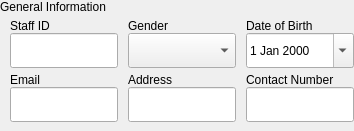
        <widget class="QWidget" name="StaffInfo" native="true">
         <property name="sizePolicy">
          <sizepolicy hsizetype="Preferred" vsizetype="Maximum">
           <horstretch>0</horstretch>
           <verstretch>0</verstretch>
          </sizepolicy>
         </property>
         <layout class="QVBoxLayout" name="verticalLayout_7">
          <property name="spacing">
           <number>5</number>
          </property>
          <property name="leftMargin">
           <number>0</number>
          </property>
          <property name="topMargin">
           <number>0</number>
          </property>
          <property name="rightMargin">
           <number>0</number>
          </property>
          <property name="bottomMargin">
           <number>0</number>
          </property>
          <item>
           <widget class="QLabel" name="DocLincense">
            <property name="text">
             <string>General Information</string>
            </property>
           </widget>
          </item>
          <item>
           <widget class="QWidget" name="upper_2" native="true">
            <layout class="QHBoxLayout" name="horizontalLayout_5">
             <property name="spacing">
              <number>10</number>
             </property>
             <property name="leftMargin">
              <number>10</number>
             </property>
             <property name="topMargin">
              <number>0</number>
             </property>
             <property name="rightMargin">
              <number>0</number>
             </property>
             <property name="bottomMargin">
              <number>0</number>
             </property>
             <item>
              <widget class="QWidget" name="widget_16" native="true">
               <layout class="QVBoxLayout" name="verticalLayout_22">
                <property name="spacing">
                 <number>0</number>
                </property>
                <property name="leftMargin">
                 <number>0</number>
                </property>
                <property name="topMargin">
                 <number>0</number>
                </property>
                <property name="rightMargin">
                 <number>0</number>
                </property>
                <property name="bottomMargin">
                 <number>0</number>
                </property>
                <item>
                 <widget class="QLabel" name="label_14">
                  <property name="sizePolicy">
                   <sizepolicy hsizetype="Expanding" vsizetype="Preferred">
                    <horstretch>0</horstretch>
                    <verstretch>0</verstretch>
                   </sizepolicy>
                  </property>
                  <property name="text">
                   <string>Staff ID</string>
                  </property>
                 </widget>
                </item>
                <item>
                 <widget class="QLineEdit" name="ID">
                  <property name="sizePolicy">
                   <sizepolicy hsizetype="Expanding" vsizetype="Preferred">
                    <horstretch>0</horstretch>
                    <verstretch>0</verstretch>
                   </sizepolicy>
                  </property>
                  <property name="minimumSize">
                   <size>
                    <width>0</width>
                    <height>35</height>
                   </size>
                  </property>
                  <property name="maximumSize">
                   <size>
                    <width>16777215</width>
                    <height>35</height>
                   </size>
                  </property>
                 </widget>
                </item>
               </layout>
              </widget>
             </item>
             <item>
              <widget class="QWidget" name="widget_14" native="true">
               <layout class="QVBoxLayout" name="verticalLayout_20">
                <property name="spacing">
                 <number>0</number>
                </property>
                <property name="leftMargin">
                 <number>0</number>
                </property>
                <property name="topMargin">
                 <number>0</number>
                </property>
                <property name="rightMargin">
                 <number>0</number>
                </property>
                <property name="bottomMargin">
                 <number>0</number>
                </property>
                <item alignment="Qt::AlignTop">
                 <widget class="QLabel" name="label_12">
                  <property name="sizePolicy">
                   <sizepolicy hsizetype="Expanding" vsizetype="Preferred">
                    <horstretch>0</horstretch>
                    <verstretch>0</verstretch>
                   </sizepolicy>
                  </property>
                  <property name="text">
                   <string>Gender</string>
                  </property>
                 </widget>
                </item>
                <item>
                 <widget class="QComboBox" name="Gender">
                  <property name="sizePolicy">
                   <sizepolicy hsizetype="Preferred" vsizetype="Preferred">
                    <horstretch>0</horstretch>
                    <verstretch>0</verstretch>
                   </sizepolicy>
                  </property>
                  <property name="minimumSize">
                   <size>
                    <width>0</width>
                    <height>35</height>
                   </size>
                  </property>
                  <property name="maximumSize">
                   <size>
                    <width>16777215</width>
                    <height>35</height>
                   </size>
                  </property>
                 </widget>
                </item>
               </layout>
              </widget>
             </item>
             <item>
              <widget class="QWidget" name="widget_15" native="true">
               <layout class="QVBoxLayout" name="verticalLayout_21">
                <property name="spacing">
                 <number>0</number>
                </property>
                <property name="leftMargin">
                 <number>0</number>
                </property>
                <property name="topMargin">
                 <number>0</number>
                </property>
                <property name="rightMargin">
                 <number>0</number>
                </property>
                <property name="bottomMargin">
                 <number>0</number>
                </property>
                <item alignment="Qt::AlignTop">
                 <widget class="QLabel" name="label_13">
                  <property name="sizePolicy">
                   <sizepolicy hsizetype="Expanding" vsizetype="Preferred">
                    <horstretch>0</horstretch>
                    <verstretch>0</verstretch>
                   </sizepolicy>
                  </property>
                  <property name="text">
                   <string>Date of Birth</string>
                  </property>
                 </widget>
                </item>
                <item>
                 <widget class="QDateEdit" name="Dob">
                  <property name="minimumSize">
                   <size>
                    <width>0</width>
                    <height>35</height>
                   </size>
                  </property>
                  <property name="maximumSize">
                   <size>
                    <width>16777209</width>
                    <height>35</height>
                   </size>
                  </property>
                  <property name="styleSheet">
                   <string notr="true">color: black;</string>
                  </property>
                  <property name="calendarPopup">
                   <bool>true</bool>
                  </property>
                 </widget>
                </item>
               </layout>
              </widget>
             </item>
            </layout>
           </widget>
          </item>
          <item>
           <widget class="QWidget" name="lower_2" native="true">
            <layout class="QHBoxLayout" name="horizontalLayout_8">
             <property name="spacing">
              <number>10</number>
             </property>
             <property name="leftMargin">
              <number>10</number>
             </property>
             <property name="topMargin">
              <number>0</number>
             </property>
             <property name="rightMargin">
              <number>0</number>
             </property>
             <item>
              <widget class="QWidget" name="widget_9" native="true">
               <layout class="QVBoxLayout" name="verticalLayout_15">
                <property name="spacing">
                 <number>0</number>
                </property>
                <property name="leftMargin">
                 <number>0</number>
                </property>
                <property name="topMargin">
                 <number>0</number>
                </property>
                <property name="rightMargin">
                 <number>0</number>
                </property>
                <property name="bottomMargin">
                 <number>0</number>
                </property>
                <item>
                 <widget class="QLabel" name="label_6">
                  <property name="sizePolicy">
                   <sizepolicy hsizetype="Preferred" vsizetype="Maximum">
                    <horstretch>0</horstretch>
                    <verstretch>0</verstretch>
                   </sizepolicy>
                  </property>
                  <property name="text">
                   <string>Email</string>
                  </property>
                 </widget>
                </item>
                <item>
                 <widget class="QLineEdit" name="Email">
                  <property name="sizePolicy">
                   <sizepolicy hsizetype="Expanding" vsizetype="Preferred">
                    <horstretch>0</horstretch>
                    <verstretch>0</verstretch>
                   </sizepolicy>
                  </property>
                 </widget>
                </item>
               </layout>
              </widget>
             </item>
             <item>
              <widget class="QWidget" name="widget_17" native="true">
               <layout class="QVBoxLayout" name="verticalLayout_23">
                <property name="spacing">
                 <number>0</number>
                </property>
                <property name="leftMargin">
                 <number>0</number>
                </property>
                <property name="topMargin">
                 <number>0</number>
                </property>
                <property name="rightMargin">
                 <number>0</number>
                </property>
                <property name="bottomMargin">
                 <number>0</number>
                </property>
                <item alignment="Qt::AlignTop">
                 <widget class="QLabel" name="label_15">
                  <property name="sizePolicy">
                   <sizepolicy hsizetype="Expanding" vsizetype="Preferred">
                    <horstretch>0</horstretch>
                    <verstretch>0</verstretch>
                   </sizepolicy>
                  </property>
                  <property name="text">
                   <string>Address</string>
                  </property>
                 </widget>
                </item>
                <item>
                 <widget class="QLineEdit" name="Address">
                  <property name="sizePolicy">
                   <sizepolicy hsizetype="Expanding" vsizetype="Preferred">
                    <horstretch>0</horstretch>
                    <verstretch>0</verstretch>
                   </sizepolicy>
                  </property>
                  <property name="minimumSize">
                   <size>
                    <width>0</width>
                    <height>35</height>
                   </size>
                  </property>
                  <property name="maximumSize">
                   <size>
                    <width>16777215</width>
                    <height>35</height>
                   </size>
                  </property>
                 </widget>
                </item>
               </layout>
              </widget>
             </item>
             <item>
              <widget class="QWidget" name="widget_18" native="true">
               <layout class="QVBoxLayout" name="verticalLayout_24">
                <property name="spacing">
                 <number>0</number>
                </property>
                <property name="leftMargin">
                 <number>0</number>
                </property>
                <property name="topMargin">
                 <number>0</number>
                </property>
                <property name="rightMargin">
                 <number>0</number>
                </property>
                <property name="bottomMargin">
                 <number>0</number>
                </property>
                <item alignment="Qt::AlignTop">
                 <widget class="QLabel" name="label_16">
                  <property name="sizePolicy">
                   <sizepolicy hsizetype="Expanding" vsizetype="Preferred">
                    <horstretch>0</horstretch>
                    <verstretch>0</verstretch>
                   </sizepolicy>
                  </property>
                  <property name="text">
                   <string>Contact Number</string>
                  </property>
                 </widget>
                </item>
                <item>
                 <widget class="QLineEdit" name="Contact">
                  <property name="sizePolicy">
                   <sizepolicy hsizetype="Expanding" vsizetype="Preferred">
                    <horstretch>0</horstretch>
                    <verstretch>0</verstretch>
                   </sizepolicy>
                  </property>
                  <property name="minimumSize">
                   <size>
                    <width>0</width>
                    <height>35</height>
                   </size>
                  </property>
                  <property name="maximumSize">
                   <size>
                    <width>16777215</width>
                    <height>35</height>
                   </size>
                  </property>
                 </widget>
                </item>
               </layout>
              </widget>
             </item>
            </layout>
           </widget>
          </item>
         </layout>
        </widget>
